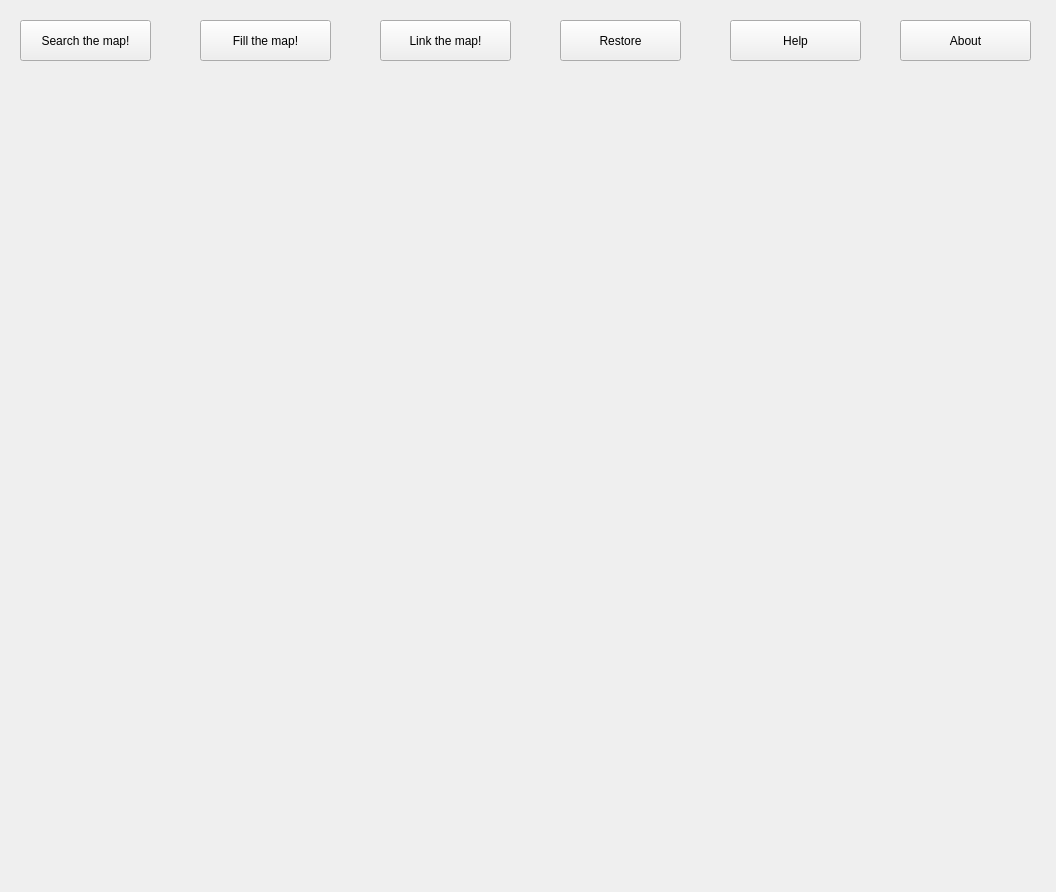
<?xml version="1.0" encoding="UTF-8"?>
<ui version="4.0">
 <class>Widget</class>
 <widget class="QWidget" name="Widget">
  <property name="geometry">
   <rect>
    <x>0</x>
    <y>0</y>
    <width>1056</width>
    <height>892</height>
   </rect>
  </property>
  <property name="windowTitle">
   <string>Widget</string>
  </property>
  <widget class="QPushButton" name="QueryButton">
   <property name="geometry">
    <rect>
     <x>20</x>
     <y>20</y>
     <width>131</width>
     <height>41</height>
    </rect>
   </property>
   <property name="text">
    <string>Search the map!</string>
   </property>
  </widget>
  <widget class="QPushButton" name="HelpButton">
   <property name="geometry">
    <rect>
     <x>730</x>
     <y>20</y>
     <width>131</width>
     <height>41</height>
    </rect>
   </property>
   <property name="text">
    <string>Help</string>
   </property>
  </widget>
  <widget class="QPushButton" name="NetButton">
   <property name="geometry">
    <rect>
     <x>380</x>
     <y>20</y>
     <width>131</width>
     <height>41</height>
    </rect>
   </property>
   <property name="text">
    <string>Link the map!</string>
   </property>
  </widget>
  <widget class="QPushButton" name="ColorButton">
   <property name="geometry">
    <rect>
     <x>200</x>
     <y>20</y>
     <width>131</width>
     <height>41</height>
    </rect>
   </property>
   <property name="text">
    <string>Fill the map!</string>
   </property>
  </widget>
  <widget class="QPushButton" name="AboutButton">
   <property name="geometry">
    <rect>
     <x>900</x>
     <y>20</y>
     <width>131</width>
     <height>41</height>
    </rect>
   </property>
   <property name="text">
    <string>About</string>
   </property>
  </widget>
  <widget class="QLabel" name="label">
   <property name="geometry">
    <rect>
     <x>80</x>
     <y>140</y>
     <width>900</width>
     <height>679</height>
    </rect>
   </property>
   <property name="minimumSize">
    <size>
     <width>900</width>
     <height>679</height>
    </size>
   </property>
   <property name="maximumSize">
    <size>
     <width>900</width>
     <height>679</height>
    </size>
   </property>
   <property name="sizeIncrement">
    <size>
     <width>0</width>
     <height>0</height>
    </size>
   </property>
   <property name="text">
    <string/>
   </property>
  </widget>
  <widget class="QPushButton" name="RestoreButton">
   <property name="geometry">
    <rect>
     <x>560</x>
     <y>20</y>
     <width>121</width>
     <height>41</height>
    </rect>
   </property>
   <property name="text">
    <string>Restore</string>
   </property>
  </widget>
 </widget>
 <layoutdefault spacing="6" margin="11"/>
 <resources/>
 <connections/>
</ui>
